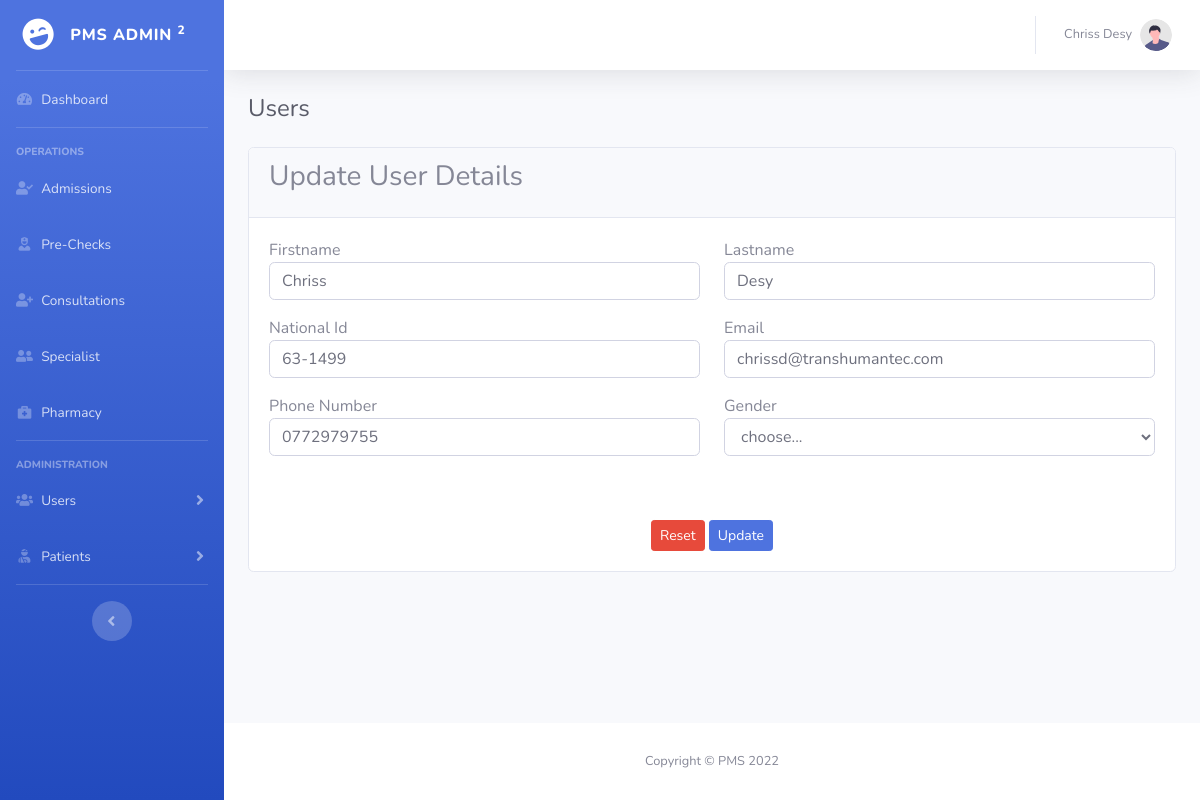
Screenshot of /admin/edit-user.php?id=1 (signed in) with the database file from the repository.
### tables this page shows
CREATE TABLE `users` (
  `id` int NOT NULL AUTO_INCREMENT,
  `fname` varchar(45) DEFAULT NULL,
  `lname` varchar(45) DEFAULT NULL,
  `natid` varchar(45) DEFAULT NULL,
  `email` varchar(95) DEFAULT NULL,
  `uname` varchar(45) DEFAULT NULL,
  `gender` varchar(45) DEFAULT NULL,
  `phone` varchar(45) DEFAULT NULL,
  `type` varchar(45) DEFAULT NULL,
  `password` varchar(45) DEFAULT NULL,
  `userid` varchar(45) DEFAULT NULL,
  `department` varchar(45) DEFAULT NULL,
  `status` varchar(45) DEFAULT NULL,
  `date` varchar(45) DEFAULT NULL,
  PRIMARY KEY (`id`),
  UNIQUE KEY `natid_UNIQUE` (`natid`),
  UNIQUE KEY `uname_UNIQUE` (`uname`),
  UNIQUE KEY `userid_UNIQUE` (`userid`)
);

### admin/edit-user.php (the view, shortened to what this page needs)
<?php
    if(!isset($_REQUEST['id'])){
        exit("Error: No reference found");
    }
    else{
        $ref = $_REQUEST['id'];
    }
    include('./controllers/dbcon.php');
    include('./controllers/usersCon.php');
    $sql = "SELECT * FROM users WHERE id='".$ref."'";
    $statement = $db->prepare($sql);
    $statement->execute();
    $result = $statement->fetchAll();
    if(sizeof($result) > 0){
        $r = $result[0];
    }
    else{
        $_SESSION['errorMessage'] = 'User Not Found';
    }
    include('./includes/header.php');
?>
<body id="page-top">
    <div id="wrapper">
        <?php include('./includes/sidebar.php'); ?>
        <div id="content-wrapper" class="d-flex flex-column">
            <div id="content">
                <?php include('./includes/navbar.php'); ?>
                <div class="container-fluid">
                    <h4 class="mb-4 text-gray-800">Users</h4>
                    <div class="card">
                        <div class="card-header">
                            <h3 class="card-title">Update User Details</h3>
                        </div>
                        <div class="card-body">
                            <form method="post">
                                <fieldset>
                                    <div class="row">
                                        <div class="col-md-6">
                                            <div class="form-group">
                                                Firstname
                                                <input type="text" name="fname" value="<?php echo $r['fname']; ?>" required placeholder="Firstname" class="form-control">
                                            </div>
                                        </div>
                                        <div class="col-md-6">
                                            <div class="form-group">
                                                Lastname
                                                <input type="text" name="lname" required value="<?php echo $r['lname']; ?>" placeholder="Lastname" class="form-control">
                                            </div>
                                        </div>
                                        <div class="col-md-6">
                                            <div class="form-group">
                                                National Id
                                                <input type="text" name="natid" value="<?php echo $r['natid']; ?>" required placeholder="National Id" class="form-control">
                                            </div>
                                        </div>
                                        <div class="col-md-6">
                                            <div class="form-group">
                                                Email
                                                <input type="email" name="email" value="<?php echo $r['email']; ?>" required placeholder="Email" class="form-control">
                                            </div>
                                        </div>
                                        <div class="col-md-6">
                                            <div class="form-group">
                                                Phone Number
                                                <input type="text" name="phone" value="<?php echo $r['phone']; ?>" required placeholder="Phone Number" class="form-control">
                                            </div>
                                        </div>
                                        <div class="col-md-6">
                                            <div class="form-group">
                                                Gender
                                                <select name="gender" value="<?php echo $r['gender']; ?>" required class="form-control">
                                                    <option value="" selected disabled>choose...</option>
                                                </select>
                                            </div>
                                        </div>
                                    </div>
                                    <br><br>
                                    <div class="text-center">
                                        <button type="reset" class="btn btn-sm btn-danger">Reset</button>
                                        <button type="submit" name="editRec" class="btn btn-sm btn-primary">
                                            Update
                                        </button>
                                    </div>
                                </fieldset>
                            </form>
                        </div>
                    </div>
                </div>
            </div>
            <?php include('./includes/footer.php'); ?>
        </div>
    </div>
</body>
</html>

### rows the page displays
users: fname "Chriss", lname "Desy", natid "63-1499", email "chrissd@transhumantec.com", phone "0772979755"

### other values shown
$_SESSION['username'] "Chriss Desy"
